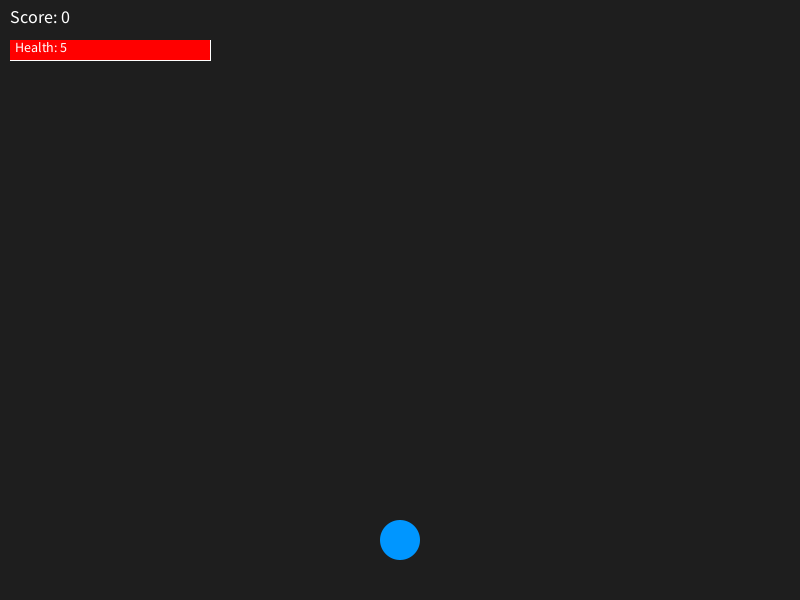
Frame 1 (no input)
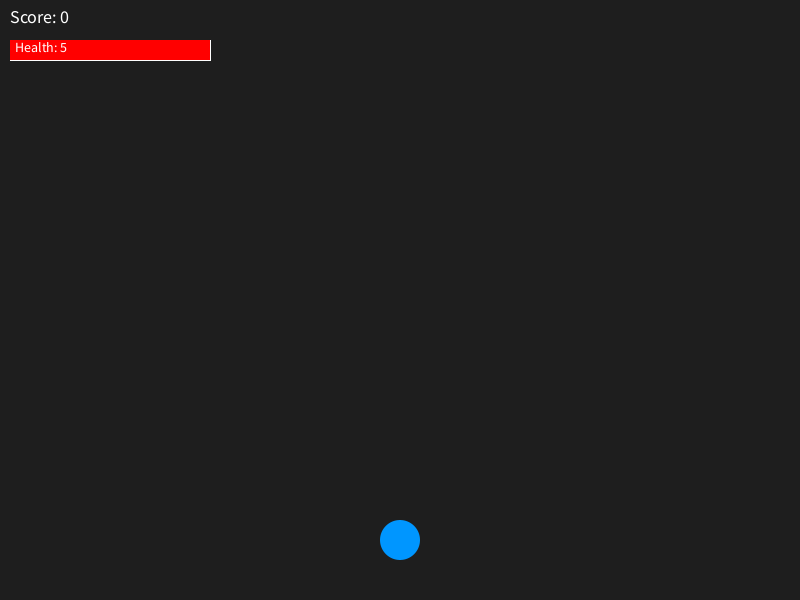
Frame 60 (the mouse pressed at the canvas centre just before this capture)
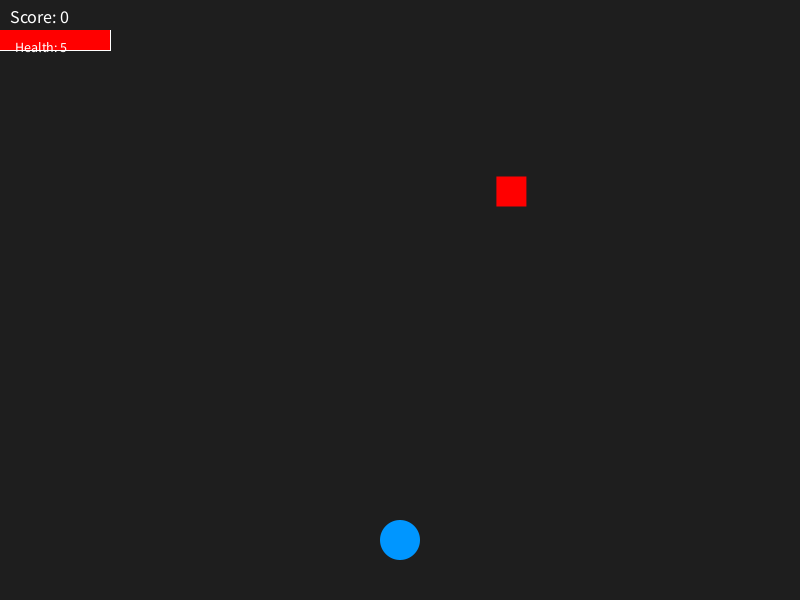
Frame 120 (the mouse held since frame 60 and released just before this capture)

The Processing sketch that drew these frames (run headless with seeded random() and noise(); from frame 60 on, the mouse is pressed at the canvas centre):

// Processing sketch: unit_5_project
// ── unit_5_project.pde
// Processing Top-Down Shooter
// Continuous fire on 'M'
// Enemies accelerate up to a speed cap
// After score >= 20: more opponents and homing behavior

Player player;
ArrayList<Bullet> bullets;
ArrayList<Enemy> enemies;
int score;
int spawnTimer;
boolean gameOver;

// Continuous-fire control
boolean firing = false;
int fireTimer = 0;
int fireCooldown = 5;  // frames between shots when holding M

void setup() {
  size(800, 600);
  initGame();
  textAlign(LEFT, TOP);
}

void draw() {
  background(30);

  if (gameOver) {
    drawGameOver();
    return;
  }

  // Determine spawn interval and count based on score
  int spawnInterval = (score < 20) ? 60 : 30;
  int spawnCount = (score < 20) ? 1 : 2;
  if (++spawnTimer > spawnInterval) {
    for (int i = 0; i < spawnCount; i++) {
      enemies.add(new Enemy(random(20, width - 20), -20));
    }
    spawnTimer = 0;
  }

  // Update & draw player
  player.update();
  player.display();

  // Continuous fire
  if (firing) {
    if (++fireTimer >= fireCooldown) {
      bullets.add(new Bullet(player.x, player.y - player.size/2));
      fireTimer = 0;
    }
  }

  // Bullets
  for (int i = bullets.size() - 1; i >= 0; i--) {
    Bullet b = bullets.get(i);
    b.update();
    if (b.offscreen()) {
      bullets.remove(i);
    } else {
      b.display();
    }
  }

  // Enemies
  for (int i = enemies.size() - 1; i >= 0; i--) {
    Enemy e = enemies.get(i);
    e.update();
    e.display();

    boolean destroyed = false;
    // Bullet collision
    for (int j = bullets.size() - 1; j >= 0; j--) {
      if (e.hits(bullets.get(j))) {
        bullets.remove(j);
        destroyed = true;
        score++;
        break;
      }
    }
    // Player collision
    if (!destroyed && e.hits(player)) {
      destroyed = true;
      player.health--;
      if (player.health <= 0) {
        gameOver = true;
      }
    }
    if (destroyed || e.offscreen()) {
      enemies.remove(i);
    }
  }

  // HUD
  fill(255);
  textSize(18);
  text("Score: " + score, 10, 10);
  player.drawHealthBar(10, 40, 200, 20);
}

void keyPressed() {
  if (!gameOver) {
    // Single shots
    if (key == ' ' || key == 'z') {
      bullets.add(new Bullet(player.x, player.y - player.size/2));
    }
    // Start continuous fire on M
    if (key == 'm' || key == 'M') {
      firing = true;
      fireTimer = fireCooldown; // immediate shot
    }
    // Movement
    if (keyCode == LEFT  || key == 'a') player.movingLeft  = true;
    if (keyCode == RIGHT || key == 'd') player.movingRight = true;
    if (keyCode == UP    || key == 'w') player.movingUp    = true;
    if (keyCode == DOWN  || key == 's') player.movingDown  = true;
  } else if (key == 'r' || key == 'R') {
    initGame();  // restart on R
  }
}

void keyReleased() {
  if (!gameOver) {
    // Stop continuous fire
    if (key == 'm' || key == 'M') {
      firing = false;
    }
    // Movement
    if (keyCode == LEFT  || key == 'a') player.movingLeft  = false;
    if (keyCode == RIGHT || key == 'd') player.movingRight = false;
    if (keyCode == UP    || key == 'w') player.movingUp    = false;
    if (keyCode == DOWN  || key == 's') player.movingDown  = false;
  }
}

void initGame() {
  player = new Player(width/2, height - 60);
  bullets = new ArrayList<Bullet>();
  enemies = new ArrayList<Enemy>();
  score = 0;
  spawnTimer = 0;
  gameOver = false;
  firing = false;
  fireTimer = 0;
}

void drawGameOver() {
  fill(255, 0, 0);
  textAlign(CENTER, CENTER);
  textSize(48);
  text("GAME OVER", width/2, height/2 - 30);
  textSize(24);
  fill(255);
  text("Final Score: " + score, width/2, height/2 + 20);
  textSize(16);
  text("Press 'R' to Restart", width/2, height/2 + 60);
}

// --- Player Class ---
class Player {
  float x, y;
  float size = 40;
  float speed = 5;
  int health = 5;
  int maxHealth = 5;
  boolean movingLeft, movingRight, movingUp, movingDown;

  Player(float x, float y) {
    this.x = x;
    this.y = y;
  }

  void update() {
    if (movingLeft)  x -= speed;
    if (movingRight) x += speed;
    if (movingUp)    y -= speed;
    if (movingDown)  y += speed;
    x = constrain(x, size/2, width - size/2);
    y = constrain(y, size/2, height - size/2);
  }

  void display() {
    fill(0, 150, 255);
    noStroke();
    ellipse(x, y, size, size);
  }

  void drawHealthBar(float px, float py, float w, float h) {
    stroke(255);
    noFill();
    rect(px, py, w, h);
    noStroke();
    fill(255, 0, 0);
    float hw = map(health, 0, maxHealth, 0, w);
    rect(px, py, hw, h);
    fill(255);
    textSize(14);
    text("Health: " + health, px + 5, py + 2);
  }
}

// --- Bullet Class ---
class Bullet {
  float x, y;
  float speed = 8;
  float size = 8;

  Bullet(float x, float y) {
    this.x = x;
    this.y = y;
  }

  void update() {
    y -= speed;
  }

  void display() {
    fill(255, 255, 0);
    noStroke();
    ellipse(x, y, size, size);
  }

  boolean offscreen() {
    return y < -size;
  }
}

// --- Enemy Class ---
class Enemy {
  float x, y;
  float size = 30;
  float speed = 2;
  float acceleration = 0.05;
  float maxSpeed = 6;

  Enemy(float x, float y) {
    this.x = x;
    this.y = y;
  }

  void update() {
    speed = min(speed + acceleration, maxSpeed);
    if (score < 20) {
      // Straight downward
      y += speed;
    } else {
      // Homing behavior
      float angle = atan2(player.y - y, player.x - x);
      x += cos(angle) * speed;
      y += sin(angle) * speed;
    }
  }

  void display() {
    fill(255, 0, 0);
    noStroke();
    rectMode(CENTER);
    rect(x, y, size, size);
  }

  boolean offscreen() {
    return y > height + size;
  }

  boolean hits(Bullet b) {
    return dist(x, y, b.x, b.y) < (size/2 + b.size/2);
  }

  boolean hits(Player p) {
    return dist(x, y, p.x, p.y) < (size/2 + p.size/2);
  }
}
